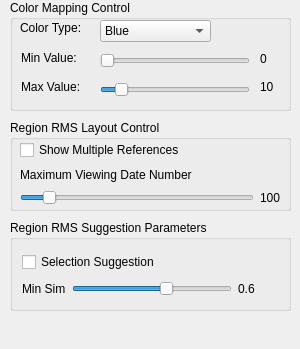
<?xml version="1.0" encoding="UTF-8"?>
<ui version="4.0">
 <class>MainViewParaWidget</class>
 <widget class="QWidget" name="MainViewParaWidget">
  <property name="geometry">
   <rect>
    <x>0</x>
    <y>0</y>
    <width>300</width>
    <height>349</height>
   </rect>
  </property>
  <property name="windowTitle">
   <string>Form</string>
  </property>
  <widget class="QGroupBox" name="groupBox">
   <property name="geometry">
    <rect>
     <x>10</x>
     <y>0</y>
     <width>281</width>
     <height>111</height>
    </rect>
   </property>
   <property name="title">
    <string>Color Mapping Control</string>
   </property>
   <widget class="QLabel" name="label_2">
    <property name="geometry">
     <rect>
      <x>10</x>
      <y>20</y>
      <width>71</width>
      <height>16</height>
     </rect>
    </property>
    <property name="text">
     <string>Color Type:</string>
    </property>
   </widget>
   <widget class="QComboBox" name="color_type_combobox">
    <property name="geometry">
     <rect>
      <x>90</x>
      <y>20</y>
      <width>111</width>
      <height>22</height>
     </rect>
    </property>
    <item>
     <property name="text">
      <string>Blue</string>
     </property>
    </item>
   </widget>
   <widget class="QLabel" name="label_3">
    <property name="geometry">
     <rect>
      <x>11</x>
      <y>50</y>
      <width>60</width>
      <height>16</height>
     </rect>
    </property>
    <property name="text">
     <string>Min Value:</string>
    </property>
   </widget>
   <widget class="QSlider" name="min_value_slider">
    <property name="geometry">
     <rect>
      <x>90</x>
      <y>50</y>
      <width>150</width>
      <height>22</height>
     </rect>
    </property>
    <property name="sizePolicy">
     <sizepolicy hsizetype="Fixed" vsizetype="Fixed">
      <horstretch>0</horstretch>
      <verstretch>0</verstretch>
     </sizepolicy>
    </property>
    <property name="orientation">
     <enum>Qt::Horizontal</enum>
    </property>
   </widget>
   <widget class="QLabel" name="label_4">
    <property name="geometry">
     <rect>
      <x>11</x>
      <y>79</y>
      <width>60</width>
      <height>16</height>
     </rect>
    </property>
    <property name="text">
     <string>Max Value:</string>
    </property>
   </widget>
   <widget class="QSlider" name="max_value_slider">
    <property name="geometry">
     <rect>
      <x>90</x>
      <y>79</y>
      <width>150</width>
      <height>22</height>
     </rect>
    </property>
    <property name="sizePolicy">
     <sizepolicy hsizetype="Fixed" vsizetype="Fixed">
      <horstretch>0</horstretch>
      <verstretch>0</verstretch>
     </sizepolicy>
    </property>
    <property name="value">
     <number>10</number>
    </property>
    <property name="orientation">
     <enum>Qt::Horizontal</enum>
    </property>
   </widget>
   <widget class="QLabel" name="min_value_label">
    <property name="geometry">
     <rect>
      <x>250</x>
      <y>51</y>
      <width>16</width>
      <height>16</height>
     </rect>
    </property>
    <property name="text">
     <string>0</string>
    </property>
   </widget>
   <widget class="QLabel" name="max_value_label">
    <property name="geometry">
     <rect>
      <x>250</x>
      <y>79</y>
      <width>16</width>
      <height>16</height>
     </rect>
    </property>
    <property name="text">
     <string>10</string>
    </property>
   </widget>
  </widget>
  <widget class="QGroupBox" name="groupBox_2">
   <property name="geometry">
    <rect>
     <x>10</x>
     <y>120</y>
     <width>281</width>
     <height>91</height>
    </rect>
   </property>
   <property name="title">
    <string>Region RMS Layout Control</string>
   </property>
   <widget class="QWidget" name="layoutWidget">
    <property name="geometry">
     <rect>
      <x>10</x>
      <y>20</y>
      <width>261</width>
      <height>66</height>
     </rect>
    </property>
    <layout class="QVBoxLayout" name="verticalLayout">
     <item>
      <widget class="QCheckBox" name="show_multiple_checkbox">
       <property name="text">
        <string>Show Multiple References</string>
       </property>
      </widget>
     </item>
     <item>
      <widget class="QLabel" name="label">
       <property name="text">
        <string>Maximum Viewing Date Number</string>
       </property>
      </widget>
     </item>
     <item>
      <layout class="QHBoxLayout" name="horizontalLayout">
       <item>
        <widget class="QSlider" name="max_viewing_slider">
         <property name="maximum">
          <number>1000</number>
         </property>
         <property name="value">
          <number>100</number>
         </property>
         <property name="orientation">
          <enum>Qt::Horizontal</enum>
         </property>
        </widget>
       </item>
       <item>
        <widget class="QLabel" name="max_viewing_label">
         <property name="text">
          <string>100</string>
         </property>
        </widget>
       </item>
      </layout>
     </item>
    </layout>
   </widget>
  </widget>
  <widget class="QGroupBox" name="groupBox_3">
   <property name="geometry">
    <rect>
     <x>10</x>
     <y>220</y>
     <width>281</width>
     <height>91</height>
    </rect>
   </property>
   <property name="title">
    <string>Region RMS Suggestion Parameters</string>
   </property>
   <layout class="QVBoxLayout" name="verticalLayout_2">
    <item>
     <widget class="QCheckBox" name="suggestion_checkbox">
      <property name="text">
       <string>Selection Suggestion</string>
      </property>
     </widget>
    </item>
    <item>
     <layout class="QGridLayout" name="gridLayout">
      <item row="0" column="0">
       <widget class="QLabel" name="label_6">
        <property name="text">
         <string>Min Sim</string>
        </property>
        <property name="alignment">
         <set>Qt::AlignLeading|Qt::AlignLeft|Qt::AlignVCenter</set>
        </property>
       </widget>
      </item>
      <item row="0" column="2">
       <widget class="QLabel" name="low_cover_label">
        <property name="text">
         <string>0.6</string>
        </property>
       </widget>
      </item>
      <item row="0" column="1">
       <widget class="QSlider" name="lower_bound_slider">
        <property name="sizePolicy">
         <sizepolicy hsizetype="Fixed" vsizetype="Fixed">
          <horstretch>0</horstretch>
          <verstretch>0</verstretch>
         </sizepolicy>
        </property>
        <property name="minimumSize">
         <size>
          <width>160</width>
          <height>0</height>
         </size>
        </property>
        <property name="mouseTracking">
         <bool>true</bool>
        </property>
        <property name="maximum">
         <number>100</number>
        </property>
        <property name="value">
         <number>60</number>
        </property>
        <property name="orientation">
         <enum>Qt::Horizontal</enum>
        </property>
       </widget>
      </item>
     </layout>
    </item>
   </layout>
  </widget>
 </widget>
 <resources/>
 <connections/>
</ui>
